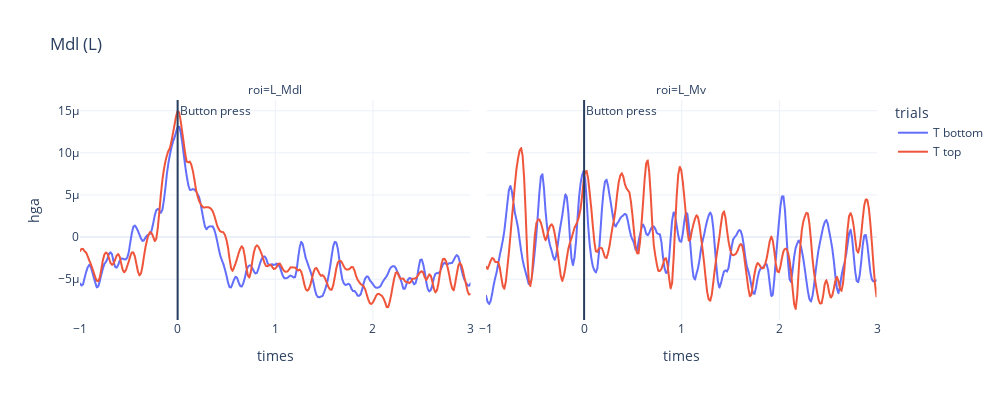

The notebook cell this image was saved under:
### Code cell
df = da_gp.sel(roi=['L_Mdl', 'L_Mv']).to_dataframe('hga').reset_index()
fig = px.line(df, x='times', y='hga', color='trials', template='plotly_white', title='Mdl (L)', facet_col='roi')
fig.add_vline(0., annotation_text='Button press')
fig.update_layout(width=1000, height=400)
fig

### Figure 1 — Plotly figure (JSON) as saved in the notebook; plotly's stock layout.template omitted (floating-point values rounded to 4 significant figures; data arrays with more than 128 entries replaced by an {"elided": "..."} marker saying what was removed)
{"data": [{"hovertemplate": "trials=T bottom<br>roi=L_Mdl<br>times=%{x}<br>hga=%{y}<extra></extra>", "legendgroup": "T bottom", "line": {"color": "#636efa", "dash": "solid"}, "mode": "lines", "name": "T bottom", "showlegend": true, "type": "scattergl", "x": {"elided": "257 float values"}, "xaxis": "x", "y": {"elided": "257 float values"}, "yaxis": "y"}, {"hovertemplate": "trials=T bottom<br>roi=L_Mv<br>times=%{x}<br>hga=%{y}<extra></extra>", "legendgroup": "T bottom", "line": {"color": "#636efa", "dash": "solid"}, "mode": "lines", "name": "T bottom", "showlegend": false, "type": "scattergl", "x": {"elided": "257 float values"}, "xaxis": "x2", "y": {"elided": "257 float values"}, "yaxis": "y2"}, {"hovertemplate": "trials=T top<br>roi=L_Mdl<br>times=%{x}<br>hga=%{y}<extra></extra>", "legendgroup": "T top", "line": {"color": "#EF553B", "dash": "solid"}, "mode": "lines", "name": "T top", "showlegend": true, "type": "scattergl", "x": {"elided": "257 float values"}, "xaxis": "x", "y": {"elided": "257 float values"}, "yaxis": "y"}, {"hovertemplate": "trials=T top<br>roi=L_Mv<br>times=%{x}<br>hga=%{y}<extra></extra>", "legendgroup": "T top", "line": {"color": "#EF553B", "dash": "solid"}, "mode": "lines", "name": "T top", "showlegend": false, "type": "scattergl", "x": {"elided": "257 float values"}, "xaxis": "x2", "y": {"elided": "257 float values"}, "yaxis": "y2"}], "layout": {"annotations": [{"showarrow": false, "text": "roi=L_Mdl", "x": 0.245, "xanchor": "center", "xref": "paper", "y": 1, "yanchor": "bottom", "yref": "paper"}, {"showarrow": false, "text": "roi=L_Mv", "x": 0.755, "xanchor": "center", "xref": "paper", "y": 1, "yanchor": "bottom", "yref": "paper"}, {"showarrow": false, "text": "Button press", "x": 0, "xanchor": "left", "xref": "x", "y": 1, "yanchor": "top", "yref": "y domain"}, {"showarrow": false, "text": "Button press", "x": 0, "xanchor": "left", "xref": "x2", "y": 1, "yanchor": "top", "yref": "y2 domain"}], "height": 400, "legend": {"title": {"text": "trials"}, "tracegroupgap": 0}, "shapes": [{"type": "line", "x0": 0, "x1": 0, "xref": "x", "y0": 0, "y1": 1, "yref": "y domain"}, {"type": "line", "x0": 0, "x1": 0, "xref": "x2", "y0": 0, "y1": 1, "yref": "y2 domain"}], "title": {"text": "Mdl (L)"}, "width": 1000, "xaxis": {"anchor": "y", "autorange": true, "domain": [0, 0.49], "range": [-1, 3], "title": {"text": "times"}, "type": "linear"}, "xaxis2": {"anchor": "y2", "autorange": true, "domain": [0.51, 1], "matches": "x", "range": [-1, 3], "title": {"text": "times"}, "type": "linear"}, "yaxis": {"anchor": "x", "autorange": true, "domain": [0, 1], "range": [-9.847e-06, 1.628e-05], "title": {"text": "hga"}, "type": "linear"}, "yaxis2": {"anchor": "x2", "autorange": true, "domain": [0, 1], "matches": "y", "range": [-9.847e-06, 1.628e-05], "showticklabels": false, "type": "linear"}}}
